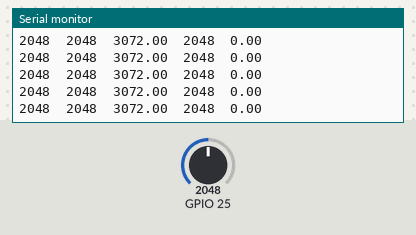
Recording of a sketch running on a simulated ESP32. On the bench: the last lines printed to the serial monitor. The test bench sets the inputs (shaded band); at power-on: GPIO 25 = 2048.

Above: at 1.2 s.
1.3 s: GPIO 25 set to 1060
At 1.33 s:
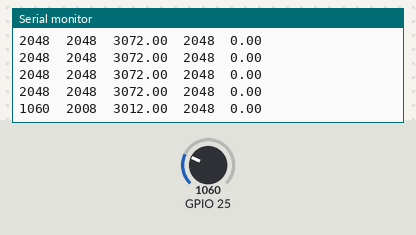
4.3 s: GPIO 25 set to 958
At 4.35 s:
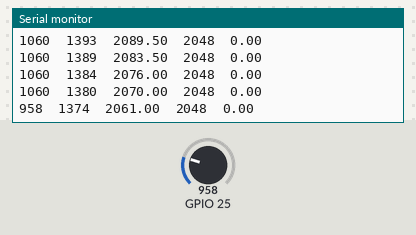
Timing chart, 0 to 7.3 s (numbered marks = the images above; inputs shaded):
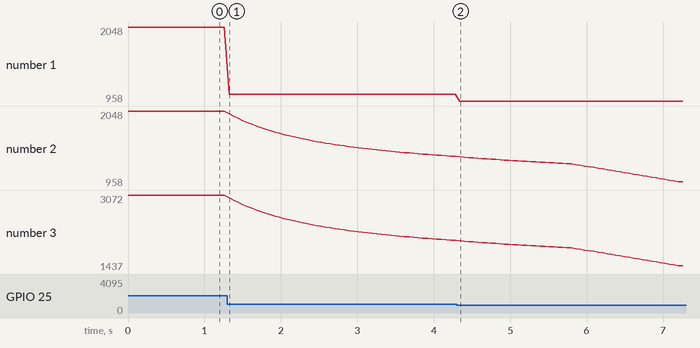

The sketch:

electro.ino
```cpp
/*---------------------------------------------------------
            Arquitectura de computadoras.
                Electrocardiograma.

            Integrantes:
            Ruiz Rivas, Juan Alexander
            Villatoro Torres, Emilio Jose
            Cañas Barrientos, Dennis Vladimir
            Mejia Granados, Juan Antonio
---------------------------------------------------------*/
#define PLOTT_DATA
#define MAX_BUFFER 100

uint32_t prevData[MAX_BUFFER];
uint32_t sumData=0;
uint32_t maxData=0;
uint32_t avgData=0;
uint32_t roundrobin=0;
uint32_t countData=0;
uint32_t period=0;
uint32_t lastperiod=0;
uint32_t millistimer=millis();
double frequency;
double beatspermin=0;
uint32_t newData;

void freqDetec() {
  if (countData==MAX_BUFFER) {
   if (prevData[roundrobin] < avgData*1.5 && newData >= avgData*1.5){ // incrementando y cruzando el último punto medio
    period = millis()-millistimer;//obtener un período del valor del temporizador actual
    millistimer = millis();//reset timer
    maxData = 0;
   }
  }
 roundrobin++;
 if (roundrobin >= MAX_BUFFER) {
    roundrobin=0;
 }
 if (countData<MAX_BUFFER) {
    countData++;
    sumData+=newData;
 } else {
    sumData+=newData-prevData[roundrobin];
 }
 avgData = sumData/countData;
 if (newData>maxData) {
  maxData = newData;
 }

#ifdef PLOTT_DATA
 Serial.print(newData);
 Serial.print("\t");
 Serial.print(avgData);
 Serial.print("\t");
 Serial.print(avgData*1.5);
 Serial.print("\t");
 Serial.print(maxData);
 Serial.print("\t");
 Serial.println(beatspermin);
#endif
 prevData[roundrobin] = newData;//almacena valor anterior
}

void setup() {
  Serial.begin(4800);
}

void loop() {
  newData = analogRead(25);
  freqDetec();
  if (period!=lastperiod) {
     frequency = 10000/(double)period;//tasa/periodo
     if (frequency*60 > 20 && frequency*60 < 200) {
      beatspermin=frequency*60;
#ifndef PLOTT_DATA
        Serial.print(frequency);
        Serial.print(" hz");
        Serial.print(" ");
        Serial.print(beatspermin);
        Serial.println(" bpm");
#endif
        lastperiod=period;
     }
  }
  delay(5);
}
```

Measured:
- after the input at 1.3 s, the serial monitor: prints a new line at once (image 1)
- plotted number 1: 2048 → 1060 after the input at 1.3 s
- plotted number 2: 2048 → 1380 after the input at 1.3 s
- plotted number 3: 3072 → 2070 after the input at 1.3 s
